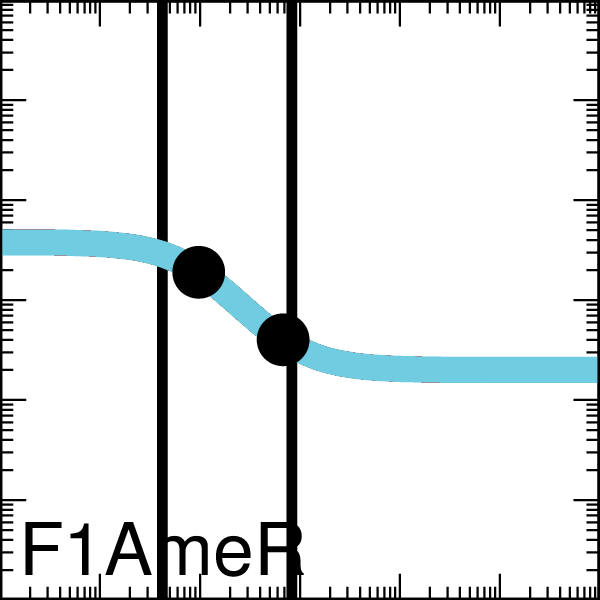

The script that saved this image:

set output "demo_FixedGatesDigital0x00_001_A000_xfer_model_F1_AmeR.eps"
set terminal postscript eps enhanced color "Helvetica, 35" size 2,2
set logscale x
set logscale y
set lmargin screen 0.0
set rmargin screen 1.0
set tmargin screen 1.0
set bmargin screen 0.0
set size ratio 1.0
set border linewidth 2
set tics scale 2
set mxtics 10
set mytics 10
set key bottom left
set key samplen -1
set xrange [0.001:1000.0]
set yrange [0.001:1000.0]
set format y "10^{%L}"    
set format x "10^{%L}"    
set format x ""    
set xlabel '00010001'
set arrow from 0.042111734052802094,0.001 to 0.042111734052802094,1000.0 nohead lw 10 lt 2 lc rgb '#000000'
set arrow from 0.8318670428294349,0.001 to 0.8318670428294349,1000.0 nohead lw 10 lt 2 lc rgb '#000000'
ymin = 0.2
ymax = 3.8
K = 0.09
n = 1.4
set dummy x

plot ymin+(ymax-ymin)/(1.0+(x/K)**n) lw 25 lc rgb '#6FCDE1' title 'F1AmeR',\
 "<echo '1 2'" using (0.097441924):(1.9000000041461786)  with points pt 7 ps 4 lc rgb 'black' notitle,\
 "<echo '1 2'" using (0.680980375):(0.39999999991903756)  with points pt 7 ps 4 lc rgb 'black' notitle
